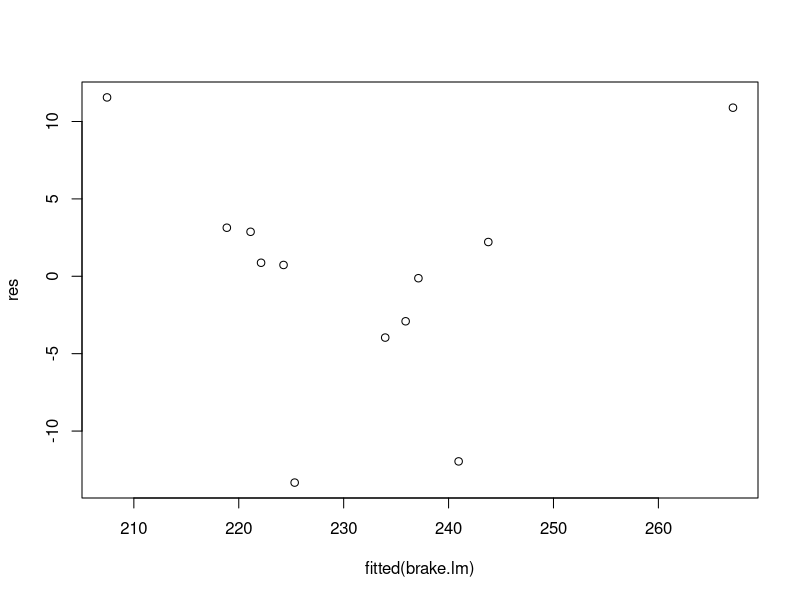
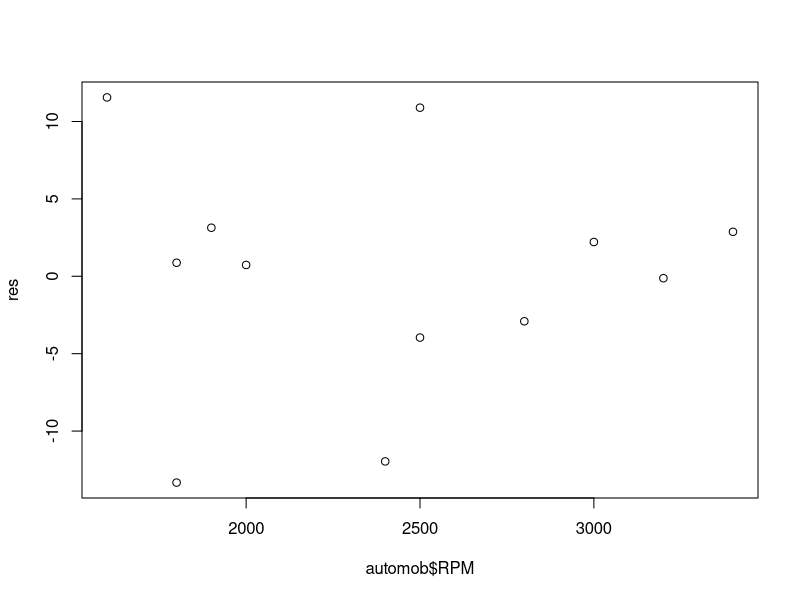
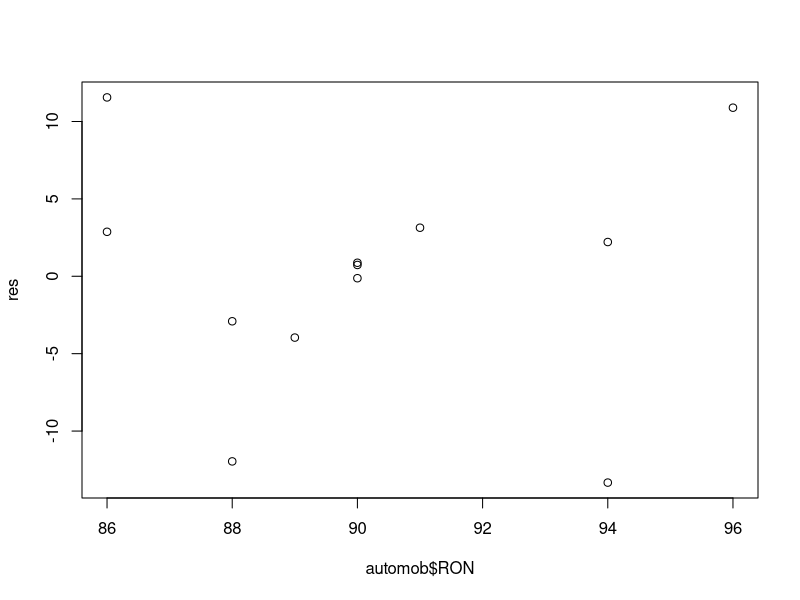
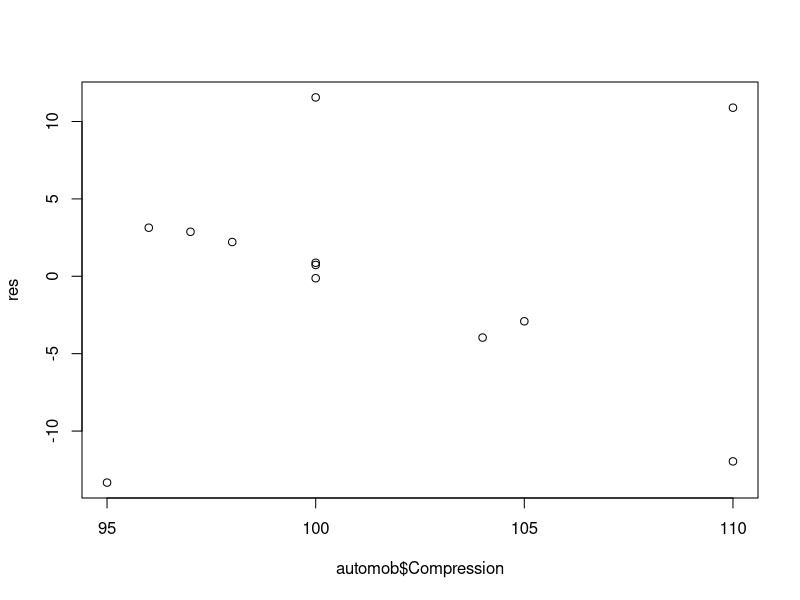
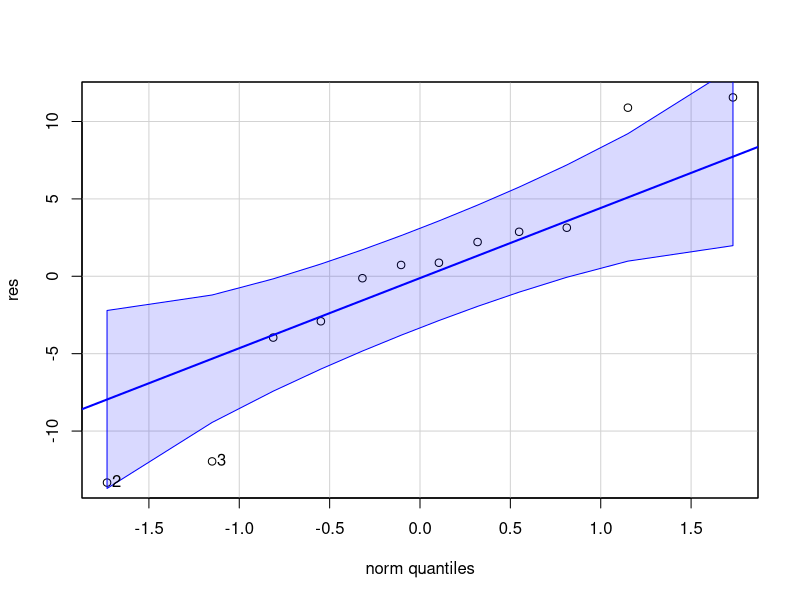
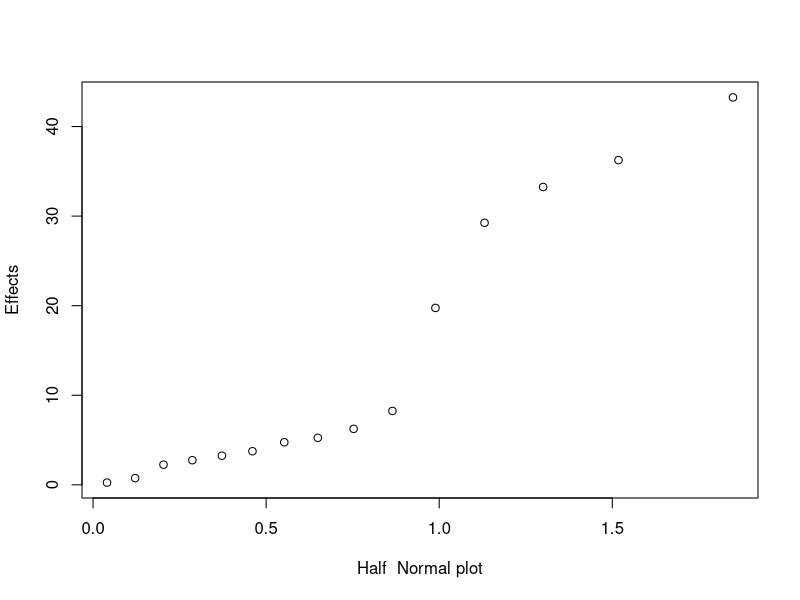
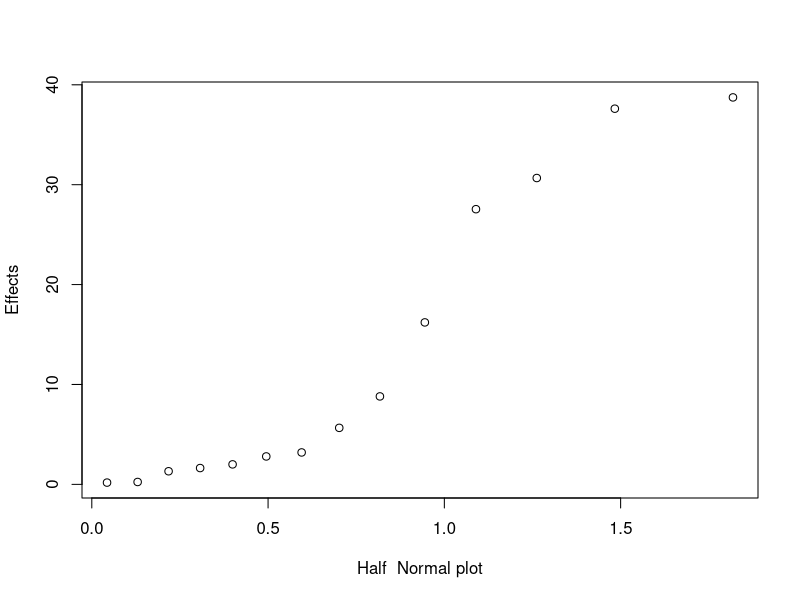
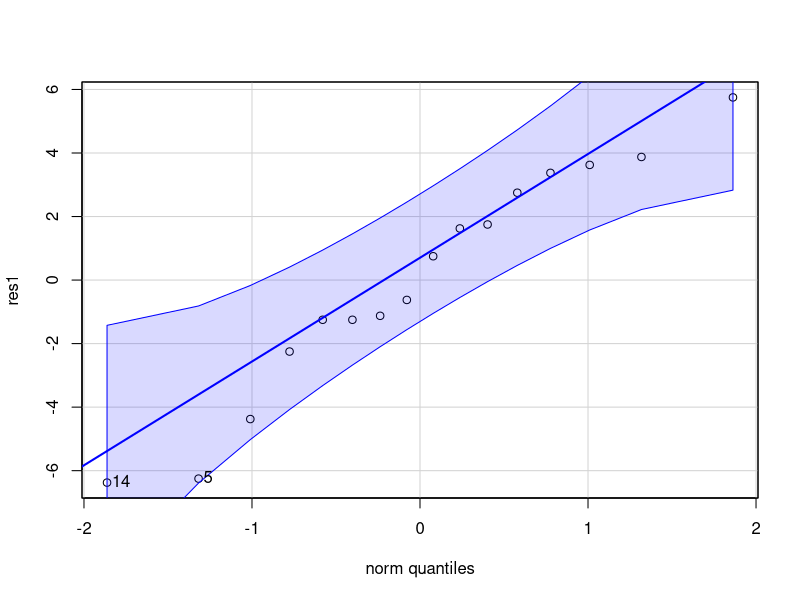

Source code (R) for these figures, in order:
## ---- chunk 1
# loading libraries
library(car)
library(gplots)
#code function
coded=function(x) #a function to code variable x
{
  ifelse(x=="+", 1, -1)
}
## ---- chunk 2
# creating data table
Brake.HP = c(225,212,229,222,219,278,246,237,233,224,223,230)
RPM = c(2000,1800,2400,1900,1600,2500,3000,3200,2800,3400,1800,2500)
RON = c(90,94,88,91,86,96,94,90,88,86,90,89)
Compression = c(100,95,110,96,100,110,98,100,105,97,100,104)
automob = data.frame(Brake.HP,RPM,RON,Compression)
## ---- chunk 3
# linear regression
brake.lm <- lm(formula = Brake.HP ~ RPM + RON + Compression,
               data = automob)
## ---- chunk 4
# summary output
summary(brake.lm)
## ---- chunk 5
# defining residuals
res <-automob$Brake.HP - fitted(brake.lm)

# plotting residuals
plot(fitted(brake.lm),res)

plot(automob$RPM,res)
plot(automob$RON,res)
plot(automob$Compression,res)

# checking normality
qqPlot(res)
## ---- chunk 6
A <- rep(x = c("-", "+"), times = 8)
B <- rep(x = c("-","+"), each = 2, times = 4)
C <- rep(x = c("-","+"), each = 4, times = 2)
D <- rep(x = c("-","+"), each = 8)
FilRate <- c(45,71,48,65,68,60,80,65,43,100,45,104,75,86,70,96)
chemical <- data.frame(A,B,C,D,FilRate)
## ---- chunk 7
qqnorm(aov(FilRate~A*B*C*D, chemical), label = TRUE)#AC AD
## ---- chunk 8
#regular Linear Regression
chem.lm <- lm(FilRate ~ A*C + A*D, chemical); summary(chem.lm)
## ---- chunk 9
chemicalMissO <- chemical[-c(16),]
qqnorm(aov(FilRate ~ A*B*C*D, chemicalMissO), label = TRUE)#AC AD
## ---- chunk 10
#missing observation Linear Regression
chemmo.lm <- lm(FilRate ~ A*C + A*D, chemicalMissO); summary(chemmo.lm)
## ---- chunk 11
#residual analysis for regular linear model
res1 = chemical$FilRate - fitted(chem.lm)
qqPlot(res1)
plot(fitted(chem.lm), res1)
#residual analysis for missing observation linear model
res2 = chemicalMissO$FilRate - fitted(chemmo.lm)
qqPlot(res2)
plot(fitted(chemmo.lm), res2)
